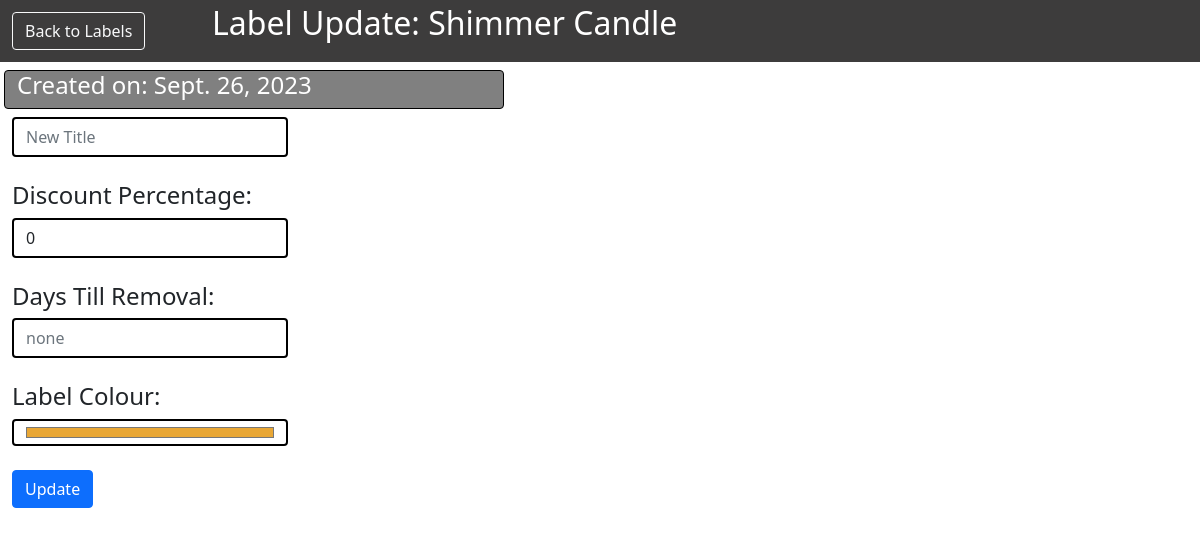
Screenshot of /admin_control/26/none/update_label with the database file from the repository.
### crafts_by_micks/models.py (models this page shows, shortened)
class Label(models.Model):
    title = models.CharField(max_length=20, unique=True)
    discount_percentage = models.IntegerField(null=True)
    creation_date = models.DateField()
    removal_days = models.IntegerField(null=True)
    custom_colour = models.CharField(max_length=10, null = True, default="#89CFF0")

### crafts_by_micks/views.py (the view)
# urls.py: path('<int:label_id>/<error>/update_label', views.update_label, name = 'update_label'),
def update_label(request, label_id, error):
    label = get_object_or_404(models.Label, pk=label_id)
    return render(request, 'Update/update_label.html', {'label': label, 'error': error})

### crafts_by_micks/templates/Update/update_label.html (shortened to what this page needs)
<html lang="en">
    <head>
        <link href="https://cdn.jsdelivr.net/npm/bootstrap@5.0.0/dist/css/bootstrap.min.css" rel="stylesheet" >
    </head>
    <body class = "container-fluid">
        <div class = "row pt-1 pb-1"
            style="background-color: rgb(61, 60, 60);">
            <div class = "col-xxl-2 col-xl-2 col-lg-2 col-md-3 col-sm-4 col-xs-4 my-2">
                <a class = "btn btn-outline-light"
                    href= "{% url 'crafts_by_micks:view_all_labels' %}">
                    Back to Labels
                </a>
            </div>
            <div class = "col text-start" style="color: white;">
                <h2>Label Update: {{label.title}}</h2>
            </div>
        </div>
        <div class = "row">
            <div class = "col-xxl-5 col-xl-5 col-lg-6 col-md-8 col-sm-10 col-xs-12 mx-1 my-2 rounded"
                style = " background-color: gray; border: 1px solid black; color: white;">
                <h4>Created on: {{label.creation_date}}</h4>
            </div>
        </div>
        <form action= "{% url 'crafts_by_micks:save_label_update' label.id %}" method="post">
            <div class = "row">
                <div class = "col-xxl-3 col-xl-3 col-lg-4 col-md-5 col-sm-7 col-xs-8 form-outline mb-4">
                    <input class="form-control" style="border: 2px solid black;"
                        type="text", name="title" placeholder="New Title">
                </div>
            </div>
            <div class = "row">
                <div class = "col-xxl-3 col-xl-3 col-lg-4 col-md-5 col-sm-7 col-xs-8 form-outline mb-4">
                    <h4>Discount Percentage:</h4>
                    <input class="form-control" style="border: 2px solid black;"
                    type="number" name='discount_percentage' min="0" max="100"
                    value="{{label.discount_percentage}}">
                </div>
            </div>
            <div class = "row">
                <div class = "col-xxl-3 col-xl-3 col-lg-4 col-md-5 col-sm-7 col-xs-8 form-outline mb-4">
                    <h4>Days Till Removal:</h4>
                    {% if label.removal_days == -1 %}
                    <input class="form-control" style="border: 2px solid black;"
                    type="number" name='removal_days' min="0" placeholder="none" value="None">
                {% else %}
                <input class="form-control" style="border: 2px solid black;"
                type="number" name='removal_days' min="0" placeholder="none" value="{{label.removal_days}}">
                {% endif %}
                </div>
            </div>
            <div class = "row">
                <div class = "col-xxl-3 col-xl-3 col-lg-4 col-md-5 col-sm-7 col-xs-8 form-outline mb-4">
                    <h4>Label Colour:</h4>
                    <input class="form-control" style="border: 2px solid black;"
                    type="color" name="custom_colour" id="custom_colour" value="{{label.custom_colour}}">
                </div>
            </div>
            <input class = "btn btn-primary" type = 'submit' value="Update">
        </form>
    </body>
</html>

### rows the page displays
Label: title "Shimmer Candle", creation_date "Sept. 26, 2023", discount_percentage "0", custom_colour "#e9a735"
